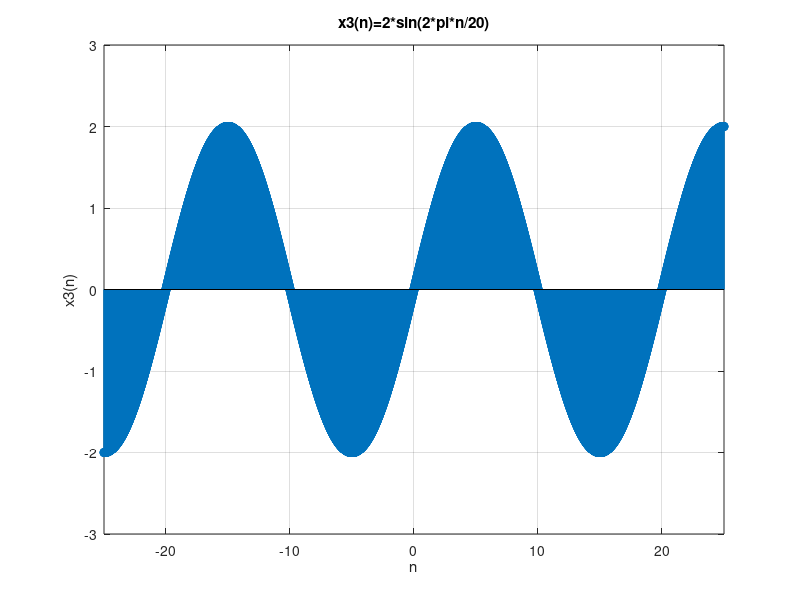

Recreate this plot in MATLAB.
clear;
clc;
close all;

n = -25:0.01:25;
x = 2*sin(2*pi*n/20);

figure;
stem(n,x);
xlabel('n');
ylabel('x3(n)');
title('x3(n)=2*sin(2*pi*n/20)');
axis([-25,25,-3,3]);
grid on;
